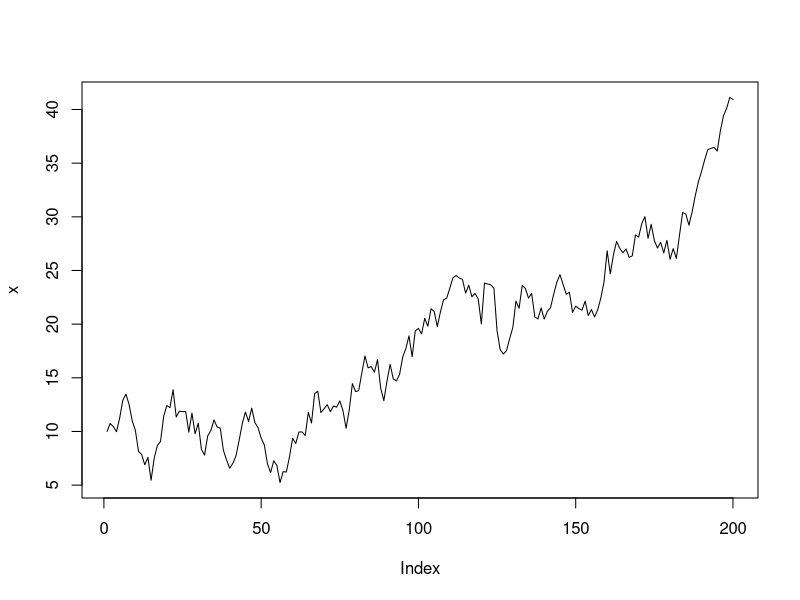

Source code (R):
# 1 Normal model, mixture of normal model with semi-conjugate prior

# a) Normal model
data <- read.table("rainfall.dat", header=FALSE)
mu0    <- 20 # 0.5 cm
tau0   <- 5  # Variance of expected rainfall
nu0    <- 3  # Variance of expected value of variance
sigma0 <- 5  # Expected value of variance

nIter  <- 5000
theta0 <- c(20, 2)
x      <- data[,1]
n      <- length(x)

rinvchisq <- function(vx, sigmax, draws) {
  vx*sigmax/rchisq(draws, vx)
}

Mu.Conditional.Posterior.Draw <- function(sigma2) {
  taun <- sqrt(1/(n/sigma2 + 1/tau0^2))
  w    <- (n/sigma2) / (n/sigma2 + 1/tau0^2)
  mun  <- w*mean(x) + (1 - w) * mu0
  rnorm(1, mun, taun)
}

Sigma.Conditional.Posterior.Draw <- function(mu) {
  nun    <- n + nu0
  sigman <- (nu0*sigma0^2 + sum((x-mu)^2)) / nun
  rinvchisq(nun, sigman, 1)
}

Gibbs <- function(theta_t) {
  mu     <- Mu.Conditional.Posterior.Draw(theta_t[2])
  sigma2 <- Sigma.Conditional.Posterior.Draw(mu)
  c(mu, sigma2)
}

thetas     <- matrix(rep(0, nIter*2), nrow = nIter)
thetas[1,] <- theta0

for(i in 2:nIter) {
  thetas[i,] <- Gibbs(thetas[i-1,])
}

plot.gibbs.trajectory <- function () {
  plot(thetas[-1,1], 
       type = 'l',
       ylab = expression(mu))
  
  plot(thetas[-1,2], 
       type = 'l',
       ylab = expression(sigma))
}

# b) Mixture normal model

# Model options
nComp <- 2                  # Number of mixture components

# MCMC options
nIter <- 30 # Number of Gibbs sampling draws

# Prior options
alpha     <- 10*rep(1,nComp)   # Dirichlet(alpha)
muPrior   <- rep(mu0,nComp)    # Prior mean of mu
tau2Prior <- rep(tau0,nComp)   # Prior std of mu
sigma2_0  <- rep(sigma0,nComp) # s20 (best guess of sigma2)
nu0       <- rep(nu0,nComp)    # degrees of freedom for prior on sigma2

#setEPS()
#postscript("mixture-of-normals.eps")
#source("NormalMixtureGibbs.R")
#points(campy.data)
#dev.off()


# c) Graphical comparison

gibbs.mu    <- mean(thetas[,1])
gibbs.sigma <- sqrt(mean(thetas[,2]))
delta <- 0.05
grid  <- seq(-100, 300, delta)

# plot.graphical.comparison <- function () {
#   plot(density(x), col = 'black',
#        main ="Graphical comparison of the data and approximations",
#        ylab = "Density",
#        xlab  = "Precipitation")
#   lines(grid, dnorm(grid, gibbs.mu, gibbs.sigma), type = 'l', col = 'green')
#   lines(xGrid, mixDens, type = 'l', col = "orange")
#   legend("topright",
#          c("Kernel density estimate of data", "Normal approximation", "Mixture of normals (2 normals)"),
#          lty=1,
#          col=c("black", "green", "orange"),
#          bty='n',
#          cex=.75)
# }

# 2 Time series models in Stan
# library(rstan)
# options(mc.cores = parallel::detectCores())
# rstan_options(auto_write = TRUE)

# a)

ar.process <- function (phi, init, sigma, T) {
  y     <- rep (0, T)
  y[1]  <- init
  for (t in 2:T) {
    y[t] <- mu + phi*(y[t-1] - mu) + rnorm(1, 0, sigma)
  }
  y
}

T     <- 200
mu    <- 10
phi1  <- 0.99999
phi2  <- 0.95
s <- sqrt(2)
x <- ar.process(phi1, mu, s, T)
x2 <- ar.process(-phi1, mu, s, T)
y <- ar.process(phi2, mu, s, T)
plot(x, type ='l')

plot.ar.process <- function () {
  plot(x, type ='l', main="phi = 0.99999")
  plot(x2, type ='l',main="phi = -0.99999")
}

# b)

# x.fit <- stan(file = "time-series.stan",
#               data = list(
#                 x = x,
#                 N = T
#               ))
# y.fit <- stan(file = "time-series.stan",
#               data = list(
#                 x = y,
#                 N = T
#               ))
# 
# posterior.mean.x <- get_posterior_mean(x.fit)
# posterior.mean.y <- get_posterior_mean(y.fit)
# 
# head(posterior.mean.y)
# head(posterior.mean.x)
# mu.x.post    <- posterior.mean.x[1, 5]
# sigma.x.post <- posterior.mean.x[2, 5]
# phi.x.post   <- posterior.mean.x[3, 5]
# x.params <- extract(x.fit, pars = c("mu", "phi"))
# y.params <- extract(y.fit, pars = c("mu", "phi"))
# plot(x    = x.params$mu,
#      y    = x.params$phi,
#      main = 'Joint posterior density of mu and phi for process x',
#      xlab = expression(mu),
#      ylab = expression(phi))
# 
# plot(x    = y.params$mu,
#      y    = y.params$phi,
#      main = 'Joint posterior density of mu and phi for process y',
#      xlab = expression(mu),
#      ylab = expression(phi))
# 
# mu.y.post    <- posterior.mean.y[1, 5]
# sigma.y.post <- posterior.mean.y[2, 5]
# phi.y.post   <- posterior.mean.y[3, 5]
# 
# z.x <- ar.process(phi.x.post, mu.x.post, sigma.x.post, T)
# z.y <- ar.process(phi.y.post, mu.y.post, sigma.y.post, T)
# 
# setEPS()
# postscript("estimated-parameters-of-from-y.eps")
# plot(y.fit)
# dev.off()
# 
# setEPS()
# postscript("estimated-parameters-of-from-x.eps")
# plot(x.fit)
# dev.off()
# 
# plot.sigma.prior <- function () {
#   d <- 0.01
#   grid <- seq(0, 2, d)
#   plot(grid, dnorm(grid, 0, 0.02),
#        type = 'l',
#        main = '(Unnormalized) Prior density for sigma',
#        xlab = expression(sigma),
#        ylab = 'Density'
#   )
# }
# 
# # c)
# 
# campy.data <- as.vector(read.table("campy.dat", header = TRUE)[,1])
# c.fit <- stan(file ="campy.stan",
#               data = list (
#                 c = campy.data,
#                 N = length(campy.data)
#               ))
# 
# params <- extract(c.fit, pars = c("mu", "sigma"))
# x <- extract(c.fit, pars = "x")
# 
# mean(params$sigma)
# theta.t <- exp(x$x)
# x.mean <- apply(theta.t, 2, mean)
# x.quant <- apply(theta.t, 2, quantile, probs=c(0.025,0.975))
# 
# #setEPS()
# #postscript("posterior-with-sigma-0.02-prior.eps")
# plot.ar.posterior.mean <- function () {
#   plot(x.quant[1,], type = 'l', col='red',
#        main = "Plot of posterior mean and 95% credible interval",
#        xlab = "T",
#        ylab = "Process")
#   lines(x.quant[2,], type = 'l', col='blue')
#   lines(x.mean, type = 'l')
#   points(campy.data, col = 'grey')
#   legend("topright", 
#          c("5% credible interval", "95% credible interval", "Posterior mean"), 
#          lty=1, 
#          col=c("red", "blue", "grey"), 
#          bty='n', 
#          cex=.75)
# }
# 
# c.df <- as.data.frame(fit)
# head(as.matrix(c.fit)[,1])
# 
# # d)
# 
# # posterior sigma = 0.2603307 with uniform
# # posterior sigma = 0.2481805 with 0.15
# # posterior sigma = 0.1074629 with 0.02 
# 
# 
